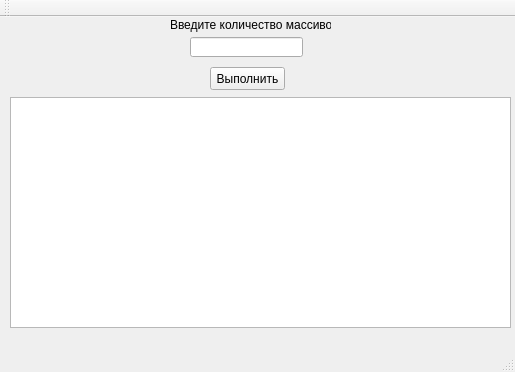
<?xml version="1.0" encoding="UTF-8"?>
<ui version="4.0">
 <class>MainWindow</class>
 <widget class="QMainWindow" name="MainWindow">
  <property name="geometry">
   <rect>
    <x>0</x>
    <y>0</y>
    <width>515</width>
    <height>372</height>
   </rect>
  </property>
  <property name="windowTitle">
   <string>MainWindow</string>
  </property>
  <widget class="QWidget" name="centralWidget">
   <widget class="QPushButton" name="pushButton">
    <property name="geometry">
     <rect>
      <x>210</x>
      <y>50</y>
      <width>75</width>
      <height>23</height>
     </rect>
    </property>
    <property name="text">
     <string>Выполнить</string>
    </property>
   </widget>
   <widget class="QLineEdit" name="lineEdit">
    <property name="geometry">
     <rect>
      <x>190</x>
      <y>20</y>
      <width>113</width>
      <height>20</height>
     </rect>
    </property>
   </widget>
   <widget class="QLabel" name="label">
    <property name="geometry">
     <rect>
      <x>170</x>
      <y>0</y>
      <width>161</width>
      <height>16</height>
     </rect>
    </property>
    <property name="text">
     <string>Введите количество массивов</string>
    </property>
   </widget>
   <widget class="QPlainTextEdit" name="plainTextEdit">
    <property name="geometry">
     <rect>
      <x>10</x>
      <y>80</y>
      <width>501</width>
      <height>231</height>
     </rect>
    </property>
   </widget>
  </widget>
  <widget class="QMenuBar" name="menuBar">
   <property name="geometry">
    <rect>
     <x>0</x>
     <y>0</y>
     <width>515</width>
     <height>21</height>
    </rect>
   </property>
  </widget>
  <widget class="QToolBar" name="mainToolBar">
   <attribute name="toolBarArea">
    <enum>TopToolBarArea</enum>
   </attribute>
   <attribute name="toolBarBreak">
    <bool>false</bool>
   </attribute>
  </widget>
  <widget class="QStatusBar" name="statusBar"/>
 </widget>
 <layoutdefault spacing="6" margin="11"/>
 <resources/>
 <connections/>
</ui>
